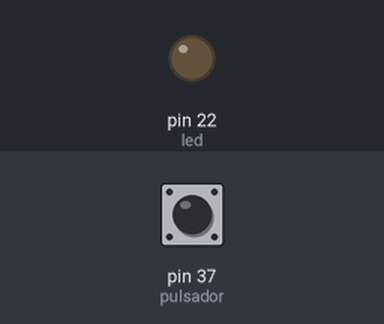
A program run on a simulated Arduino Mega 2560, built with avr-gcc and run on an emulated ATmega2560. Parts: output pins drawn as LEDs (lit = HIGH). Dashed ring = blinking. The inputs (shaded band) are chosen by the test bench; at power-on: pin 37 (pulsador) LOW.

Above: at 1.2 s.
1.3 s: pin 37 (pulsador) pulled HIGH for 3.2 s
At 1.7 s:
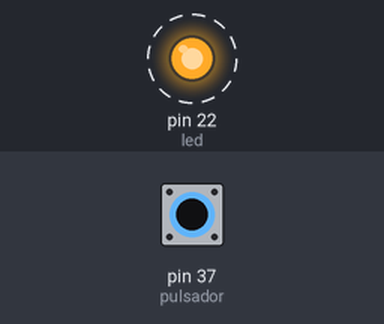
Timing chart, 0 to 6.3 s (numbered marks = the images above; inputs shaded):
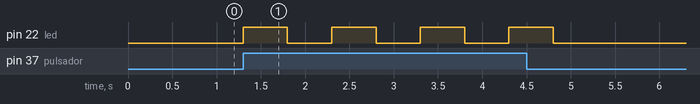

Measured:
- after the input at 1.3 s, pin 22 (led): alternates HIGH for 0.50 s and LOW for 0.50 s, 8 changes in all, then stays LOW, starting at once

The program:

main.cpp
```cpp
#include <Arduino.h>

int led = 22;          // led en el pin 22
int pulsador  = 37;   // pulsador en el pin 37

void setup() // configura los pines usados
{
  pinMode(led, OUTPUT);         // configura el led como salida
  pinMode(pulsador, INPUT);     // configura el pulsador como entrada
  digitalWrite(led, LOW);       // desactiva el led
}

void loop() // inicia el bucle del programa
{
  if(digitalRead(pulsador)==HIGH)
    {
      digitalWrite(led, HIGH);  // activa el led
      delay(500);               // espera medio segundo
      digitalWrite(led, LOW);   // desactiva el led
      delay(500);               // espera 1 segundo
    }
}
```
